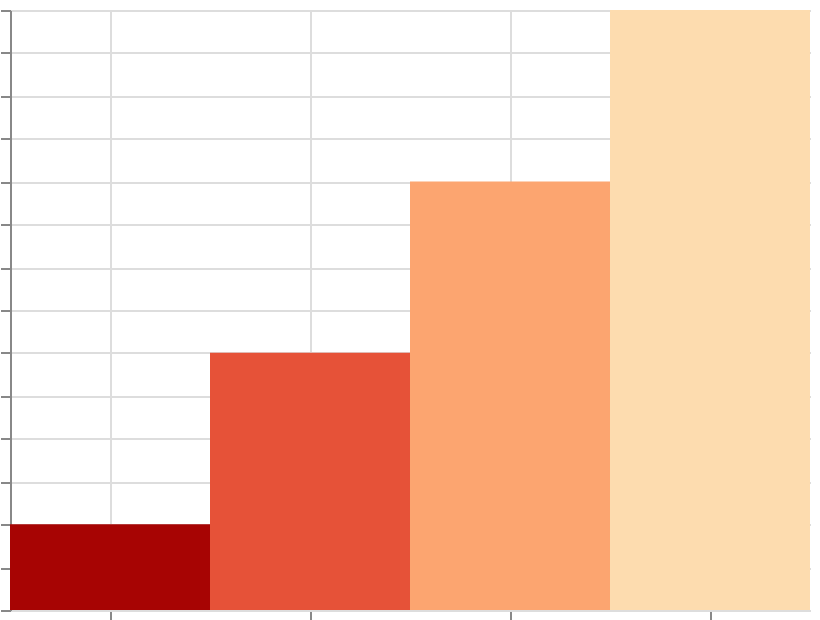

The specification (Vega-Lite) saved for this image:
### Vega specification from a JSON file in a GitHub repository (floating-point values rounded to 4 significant figures)
{"$schema": "https://vega.github.io/schema/vega/v6.json", "width": 400, "height": 300, "padding": 5, "autosize": "none", "data": [{"name": "table", "values": [{"cat": "A", "val": 10}, {"cat": "B", "val": 30}, {"cat": "C", "val": 50}, {"cat": "D", "val": 70}]}], "scales": [{"name": "x", "type": "band", "domain": {"data": "table", "field": "cat", "sort": true}, "range": "width"}, {"name": "y", "type": "linear", "domain": {"data": "table", "field": "val"}, "range": [{"signal": "height"}, 0], "zero": true, "nice": true}, {"name": "color", "type": "linear", "domain": {"data": "table", "field": "val"}, "reverse": true, "range": {"scheme": "orangered"}}], "marks": [{"type": "rect", "from": {"data": "table"}, "encode": {"update": {"x": {"scale": "x", "field": "cat"}, "width": {"scale": "x", "band": 1}, "y": {"scale": "y", "field": "val"}, "y2": {"scale": "y", "value": 0}, "fill": {"scale": "color", "field": "val"}}}}], "axes": [{"scale": "x", "orient": "bottom", "grid": true, "labels": false}, {"scale": "y", "orient": "left", "grid": true, "labels": false}], "legends": [{"fill": "color"}]}
